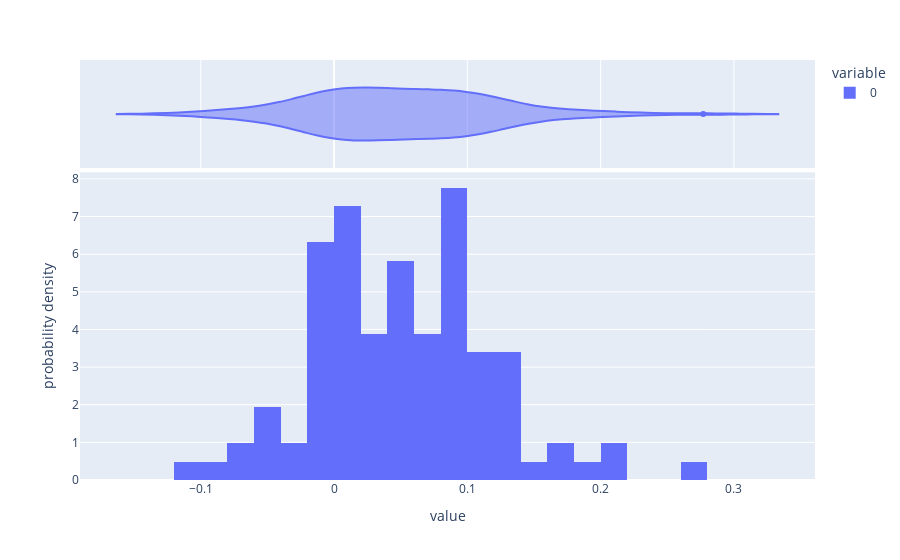

Notebook cell for this chart:
### Code cell
data = df_result_opt[['rtn_3_float','rtn_4_float']].mean(axis=1)
fig = px.histogram(data, nbins=30, marginal="violin", histnorm='probability density')
fig.show()
